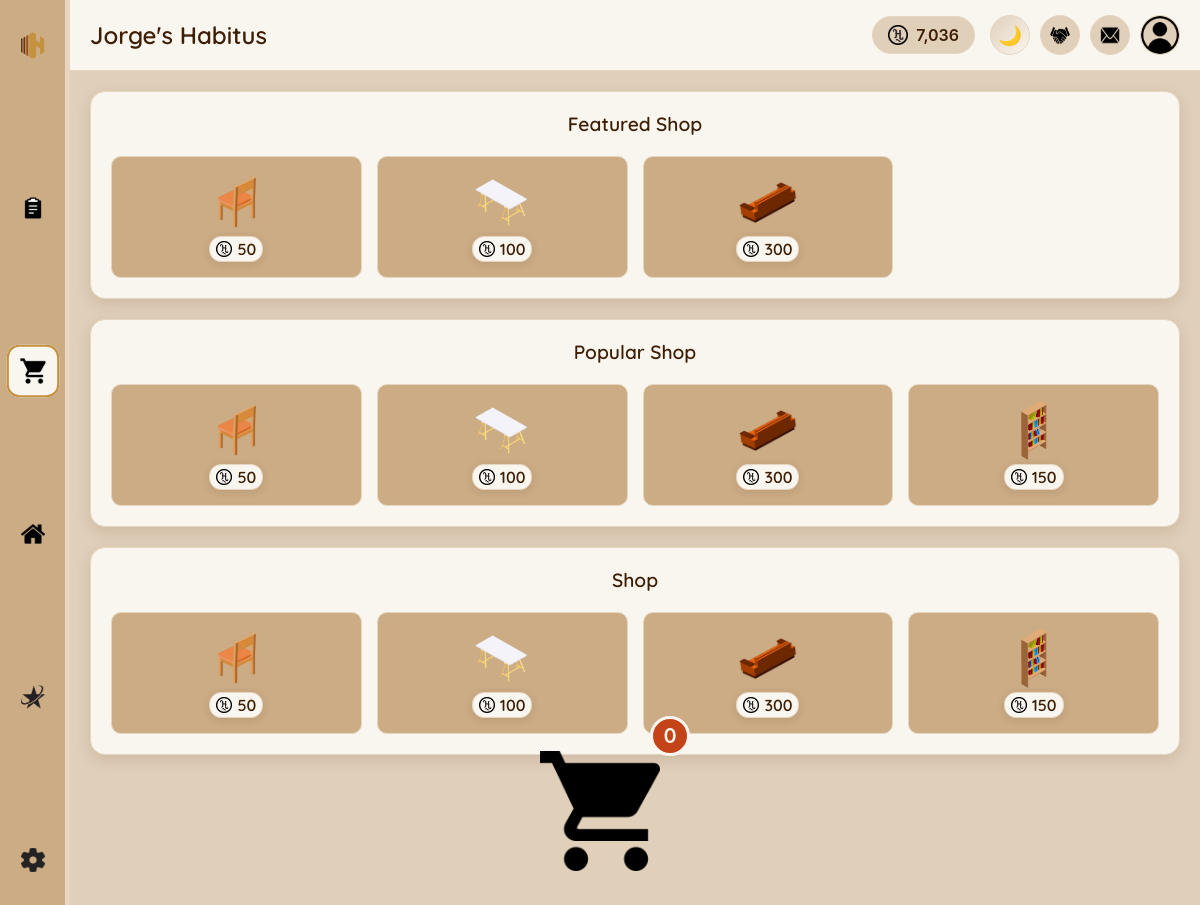
The app's page /pages/shop.php?category=1 (signed in) with its own data.
### tables this page shows
CREATE TABLE `users` (
  `id` int(11) NOT NULL,
  `username` varchar(50) NOT NULL,
  `email` varchar(100) NOT NULL,
  `password` varchar(255) NOT NULL,
  `hcoin` int(11) DEFAULT 0,
  `subscription_type` enum('free','adfree','premium') DEFAULT 'free',
  `subscription_expires` datetime DEFAULT NULL,
  `theme` varchar(20) DEFAULT 'light',
  `language` varchar(10) DEFAULT 'en',
  `created_at` timestamp NULL DEFAULT current_timestamp(),
  `last_login` timestamp NULL DEFAULT NULL,
  `stripe_customer_id` varchar(255) DEFAULT NULL,
  `stripe_subscription_id` varchar(255) DEFAULT NULL,
  `last_payment_intent` varchar(255) DEFAULT NULL,
  `payment_method_id` varchar(255) DEFAULT NULL,
  `payment_failures` int(11) DEFAULT 0,
  `last_payment_failure` datetime DEFAULT NULL,
  `subscription_created_at` timestamp NULL DEFAULT NULL COMMENT 'When subscription was first created',
  `subscription_updated_at` timestamp NULL DEFAULT NULL ON UPDATE current_timestamp() COMMENT 'Last subscription update',
  `profile_picture` varchar(255) DEFAULT 'images/icons/profile-icon.webp',
  `preferred_language` varchar(5) DEFAULT 'en',
  `timezone` varchar(50) DEFAULT 'UTC',
  `auto_translation` tinyint(1) DEFAULT 1,
  `translation_quality` varchar(20) DEFAULT 'standard',
  `high_quality_translation` tinyint(1) DEFAULT 0,
  `email_notifications` tinyint(1) DEFAULT 1,
  `task_reminders` tinyint(1) DEFAULT 1,
  `theme_preference` varchar(20) DEFAULT 'auto'
);

CREATE TABLE `shop_items` (
  `id` int(11) NOT NULL,
  `category_id` int(11) NOT NULL,
  `name` varchar(100) NOT NULL,
  `description` text DEFAULT NULL,
  `image_path` varchar(255) DEFAULT NULL,
  `rotation_variants` longtext DEFAULT NULL CHECK (json_valid(`rotation_variants`)),
  `price` int(11) NOT NULL,
  `rarity` enum('common','uncommon','rare','epic','legendary') DEFAULT 'common',
  `grid_width` int(11) DEFAULT 1,
  `grid_height` int(11) DEFAULT 1,
  `allowed_surfaces` varchar(100) DEFAULT 'floor',
  `is_featured` tinyint(1) DEFAULT 0,
  `is_available` tinyint(1) DEFAULT 1,
  `created_at` timestamp NULL DEFAULT current_timestamp()
);

### php/include/functions.php (called while the page is built, shortened)
<?php
function getUserData($userId) {
    global $conn;
    $sql = "SELECT * FROM users WHERE id = ?";
    $stmt = $conn->prepare($sql);
    $stmt->execute([$userId]);
    if ($stmt->rowCount() > 0) {
        $userData = $stmt->fetch();
        return $userData;
    }
    return [];
}

### pages/shop.php (the view, shortened to what this page needs)
<?php
require_once '../php/include/db_connect.php';
require_once '../php/include/functions.php';
$userData = getUserData($_SESSION['user_id']);
$userHCoins = $userData['hcoin'];
$userHabitusName = $userData['username'] . "'s Habitus";
$currentLanguage = $userData['language'] ?? 'en';
$currentTheme = $userData['theme'] ?? 'light';
$categoryId = isset($_GET['category']) ? intval($_GET['category']) : 0;
$query = "SELECT si.*, ic.name as category_name
         FROM shop_items si
         JOIN item_categories ic ON si.category_id = ic.id
         WHERE si.is_available = 1";
$params = [];
if ($categoryId > 0) {
    $query .= " AND si.category_id = :categoryId";
    $params['categoryId'] = $categoryId;
}
$query .= " ORDER BY si.is_featured DESC, si.created_at DESC";
$stmt = $conn->prepare($query);
$stmt->execute($params);
$shopItems = $stmt->fetchAll();
?>
<!DOCTYPE html>
<html lang="<?php echo $currentLanguage; ?>" data-theme="<?php echo $currentTheme; ?>">
<head>
    <link rel="stylesheet" href="../css/themes/<?php echo $currentTheme; ?>.css" id="theme-stylesheet">
    <link rel="stylesheet" href="../css/main.css">
    <link rel="stylesheet" href="../css/components/sidebar.css">
    <link rel="stylesheet" href="../css/components/header.css">
    <link rel="stylesheet" href="../css/components/scrollbar.css">
    <link rel="stylesheet" href="../css/pages/shop.css">
</head>
<body class="theme-<?php echo $currentTheme; ?>">
    <div class="main-container">
        <?php include '../php/include/sidebar.php'; ?>
        <div class="content-container">
            <?php include '../php/include/header.php'; ?>
            <div class="shop-content">
                <div class="shop-sections">
                    <div class="shop-section">
                        <h2 translate="yes">Featured Shop</h2>
                        <div class="shop-grid">
                            <?php
                            $featuredItems = array_filter($shopItems, function($item) {
                                return $item['is_featured'] == 1;
                            });
                            $featuredItems = array_slice($featuredItems, 0, 9);
                            foreach ($featuredItems as $item):
                            ?>
                                <div class="shop-item" onclick="addToCart(<?php echo $item['id']; ?>, '<?php echo htmlspecialchars($item['name']); ?>', <?php echo $item['price']; ?>, '<?php echo $item['image_path']; ?>', this)">
                                    <img src="../<?php echo $item['image_path']; ?>" alt="<?php echo htmlspecialchars($item['name']); ?>">
                                    <div class="shop-item-price">
                                        <img src="../images/icons/hcoin-icon.webp" alt="HCoin">
                                        <span><?php echo number_format($item['price']); ?></span>
                                    </div>
                                </div>
                            <?php endforeach; ?>
                        </div>
                    </div>
                    <div class="shop-section">
                        <h2>Popular Shop</h2>
                        <div class="shop-grid">
                            <?php
                            $popularItems = array_slice($shopItems, 0, 9);
                            foreach ($popularItems as $item):
                            ?>
                                <div class="shop-item" onclick="addToCart(<?php echo $item['id']; ?>, '<?php echo htmlspecialchars($item['name']); ?>', <?php echo $item['price']; ?>, '<?php echo $item['image_path']; ?>', this)">
                                    <img src="../<?php echo $item['image_path']; ?>" alt="<?php echo htmlspecialchars($item['name']); ?>">
                                    <div class="shop-item-price">
                                        <img src="../images/icons/hcoin-icon.webp" alt="HCoin">
                                        <span><?php echo number_format($item['price']); ?></span>
                                    </div>
                                </div>
                            <?php endforeach; ?>
                        </div>
                    </div>
                    <div class="shop-section">
                        <h2 translate="yes">Shop</h2>
                        <div class="shop-grid">
                            <?php
                            $allItems = array_slice($shopItems, 0, 9);
                            foreach ($allItems as $item):
                            ?>
                                <div class="shop-item" onclick="addToCart(<?php echo $item['id']; ?>, '<?php echo htmlspecialchars($item['name']); ?>', <?php echo $item['price']; ?>, '<?php echo $item['image_path']; ?>', this)">
                                    <img src="../<?php echo $item['image_path']; ?>" alt="<?php echo htmlspecialchars($item['name']); ?>">
                                    <div class="shop-item-price">
                                        <img src="../images/icons/hcoin-icon.webp" alt="HCoin">
                                        <span><?php echo number_format($item['price']); ?></span>
                                    </div>
                                </div>
                            <?php endforeach; ?>
                        </div>
                    </div>
                </div>
                <div class="bottom-cart" id="bottom-cart">
                    <div class="cart-icon-wrapper" onclick="toggleCart()">
                        <img src="../images/icons/cart-icon.webp" alt="Cart">
                        <span class="cart-badge" id="cart-badge">0</span>
                    </div>
                </div>
            </div>
        </div>
    </div>
</body>
</html>

### php/include/header.php (shortened to what this page needs)
<header class="main-header">
    <div class="user-info">
        <h1 class="habitus-name"><?php echo htmlspecialchars($userHabitusName); ?></h1>
    </div>
    <div class="user-actions">
        <div class="hcoin-balance">
            <img src="../images/icons/hcoin-icon.webp" alt="HCoin">
            <span><?php echo number_format($userHCoins); ?></span>
        </div>
        <button class="theme-toggle-button enhanced" onclick="toggleTheme()" title="Toggle Theme">
            <div class="theme-toggle-inner">
                <span class="moon-icon">🌙</span>
            </div>
        </button>
        <a href="survey.php" class="survey-button" title="Improve with feedback">
            <img src="../images/icons/support-icon.webp" alt="Survey">
        </a>
        <div class="messages-button" id="messages-toggle" title="Notifications">
            <img src="../images/icons/messages-icon.webp" alt="Messages">
        </div>
        <a href="settings.php" class="profile-button" title="Profile settings">
            <?php
            $profilePic = $userData['profile_picture'] ?? 'uploads/profile-icon.webp';
            if (strpos($profilePic, 'http') === 0) {
                $profileUrl = $profilePic;
            } else if (strpos($profilePic, '/') === 0) {
                $profileUrl = $profilePic;
            } else if (strpos($profilePic, 'uploads/') === 0) {
                $profileUrl = '/' . $profilePic;
            } else {
                $profileUrl = '../' . $profilePic;
            }
            ?>
            <img src="<?php echo htmlspecialchars($profileUrl); ?>"
                 alt="Profile Picture"
                 onerror="this.src='../uploads/profile-icon.webp'">
        </a>
    </div>
</header>

### css/themes/light.css (style rules this page uses)
html[data-theme="light"]:root, html[data-theme="light"] { --primary: #3e1e04; --primary-light: #6a3005; --secondary: #965015; --accent: #c4923e; --bg-primary: #e0cfb9; --bg-secondary: #cbac85; --bg-panel: #f9f6f0; --text-primary: #3e1e04; --text-secondary: #6a3005; --border-primary: #e6d5c0; --success: #965015; --error: #c4441a; --warning: #c4923e; --info: #6a3005; --shadow: rgba(62, 30, 4, 0.12); --btn-bg: #3e1e04; --btn-text: #f9f6f0; --input-bg: #f9f6f0; --input-text: #3e1e04; --tooltip-bg: rgba(62, 30, 4, 0.9); --benefits: #098200; }
html[data-theme="light"] body { background-color: var(--bg-primary); color: var(--text-primary); }
html[data-theme="light"] .main-header { background-color: var(--bg-panel); border-color: var(--border-primary); color: var(--text-primary); box-shadow: 0 1px 3px var(--shadow); }
html[data-theme="light"] .content-container { background-color: var(--bg-primary); }
html[data-theme="light"] .dashboard-content, html[data-theme="light"] .tasks-content, html[data-theme="light"] .settings-content, html[data-theme="light"] .shop-content, html[data-theme="light"] .habitus-content, html[data-theme="light"] .subscription-content { background-color: var(--bg-primary); }
html[data-theme="light"] a { color: var(--accent); }

### css/main.css (style rules this page uses)
html[data-theme] { transition: none; }
html[data-theme] * { transition: background-color 0.3s ease, color 0.3s ease, border-color 0.3s ease, box-shadow 0.3s ease; }
* { box-sizing: border-box; margin: 0; padding: 0; transition: background-color 0.3s ease, color 0.3s ease, border-color 0.3s ease; }
body { font-family: 'Poppins', -apple-system, BlinkMacSystemFont, sans-serif; background-color: var(--bg-primary); color: var(--text-primary); overflow-x: hidden; }
.main-container { display: flex; height: 100vh; width: 100%; overflow: hidden; }
.content-container { flex: 1; display: flex; flex-direction: column; overflow: hidden; }
a { text-decoration: none; color: var(--accent); transition: color 0.3s; }
button { transition: all 0.3s ease; }

### css/components/scrollbar.css (style rules this page uses)
html:not(.index-page) { scrollbar-width: thin; scrollbar-color: var(--border-primary) var(--bg-panel); }
.content-container { flex: 1; display: flex; flex-direction: column; overflow: hidden; }
.tasks-content, .shop-content, .habitus-content, .dashboard-content, .settings-content, .profile-content, .subscription-content { flex: 1; overflow-y: auto; scrollbar-width: thin; scrollbar-color: var(--border-primary) var(--bg-panel); }

### records on screen
users: userHabitusName "Jorge's Habitus", userHCoins "7,036"
shop_items: image_path (picture), price "50"
shop_items: image_path (picture), price "100"
shop_items: image_path (picture), price "300"
shop_items: image_path (picture), price "150"
